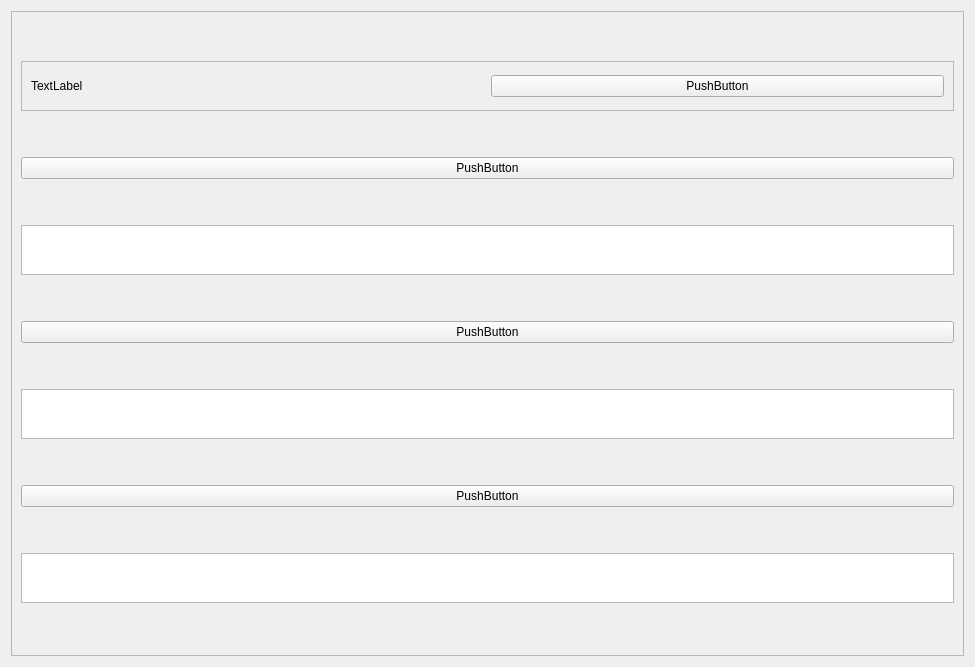
<?xml version="1.0" encoding="UTF-8"?>
<ui version="4.0">
 <class>Form</class>
 <widget class="QWidget" name="Form">
  <property name="geometry">
   <rect>
    <x>0</x>
    <y>0</y>
    <width>975</width>
    <height>667</height>
   </rect>
  </property>
  <property name="windowTitle">
   <string>Form</string>
  </property>
  <layout class="QGridLayout" name="gridLayout">
   <item row="0" column="0">
    <widget class="QFrame" name="frame_4">
     <property name="frameShape">
      <enum>QFrame::Shape::StyledPanel</enum>
     </property>
     <property name="frameShadow">
      <enum>QFrame::Shadow::Raised</enum>
     </property>
     <layout class="QVBoxLayout" name="verticalLayout_2">
      <item>
       <widget class="QFrame" name="frame_3">
        <property name="maximumSize">
         <size>
          <width>16777215</width>
          <height>50</height>
         </size>
        </property>
        <property name="frameShape">
         <enum>QFrame::Shape::StyledPanel</enum>
        </property>
        <property name="frameShadow">
         <enum>QFrame::Shadow::Raised</enum>
        </property>
        <layout class="QHBoxLayout" name="horizontalLayout_2">
         <item>
          <widget class="QLabel" name="label">
           <property name="text">
            <string>TextLabel</string>
           </property>
          </widget>
         </item>
         <item>
          <widget class="QPushButton" name="pushButton">
           <property name="text">
            <string>PushButton</string>
           </property>
          </widget>
         </item>
        </layout>
       </widget>
      </item>
      <item>
       <widget class="QPushButton" name="pushButton_2">
        <property name="text">
         <string>PushButton</string>
        </property>
       </widget>
      </item>
      <item>
       <widget class="QTableWidget" name="tableWidget">
        <property name="maximumSize">
         <size>
          <width>16777215</width>
          <height>50</height>
         </size>
        </property>
       </widget>
      </item>
      <item>
       <widget class="QPushButton" name="pushButton_3">
        <property name="text">
         <string>PushButton</string>
        </property>
       </widget>
      </item>
      <item>
       <widget class="QTableWidget" name="tableWidget_2">
        <property name="maximumSize">
         <size>
          <width>16777215</width>
          <height>50</height>
         </size>
        </property>
       </widget>
      </item>
      <item>
       <widget class="QPushButton" name="pushButton_6">
        <property name="text">
         <string>PushButton</string>
        </property>
       </widget>
      </item>
      <item>
       <widget class="QTableWidget" name="tableWidget_5">
        <property name="maximumSize">
         <size>
          <width>16777215</width>
          <height>50</height>
         </size>
        </property>
       </widget>
      </item>
     </layout>
    </widget>
   </item>
  </layout>
 </widget>
 <resources/>
 <connections/>
</ui>
